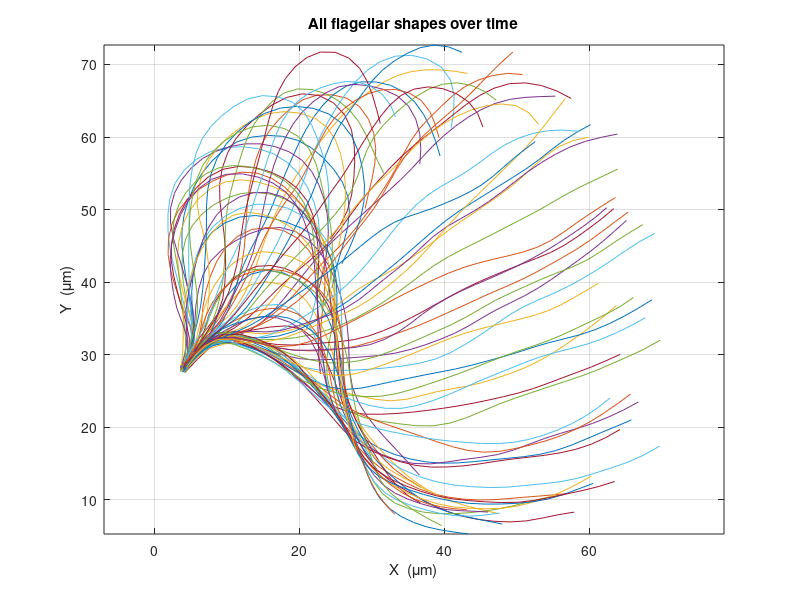
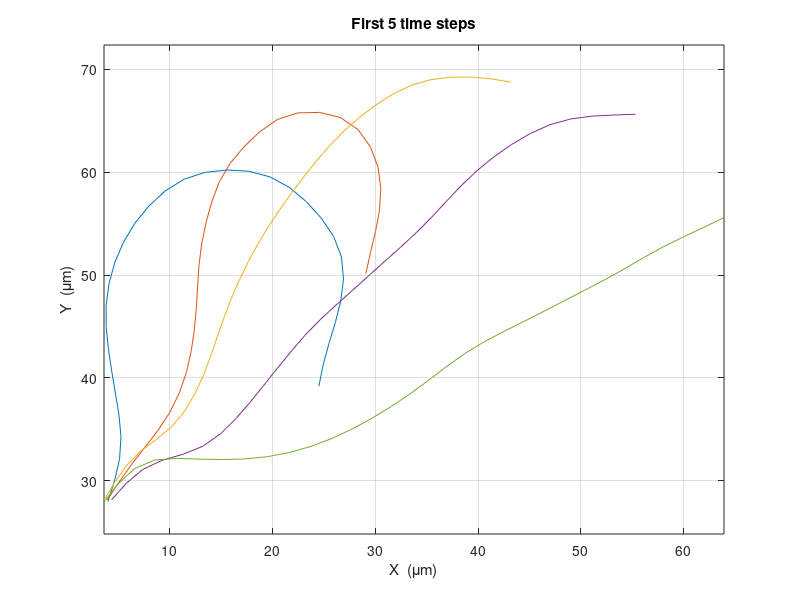
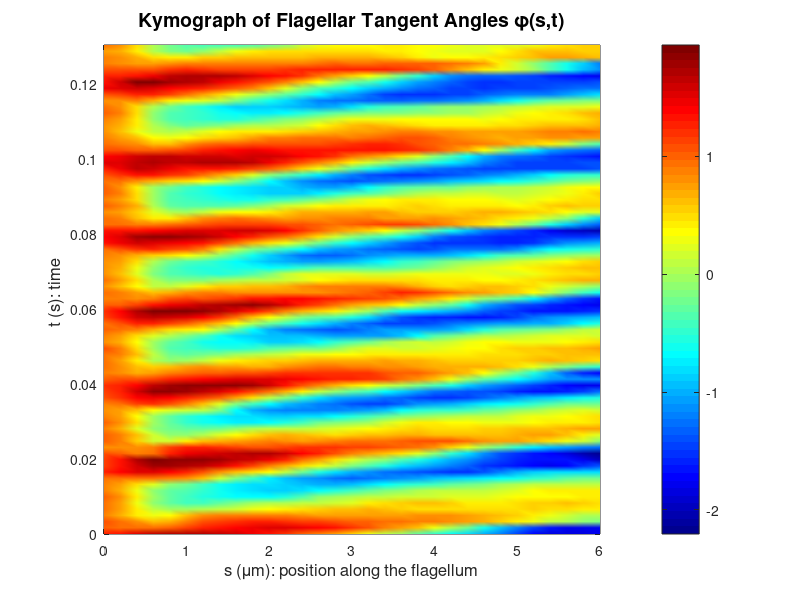
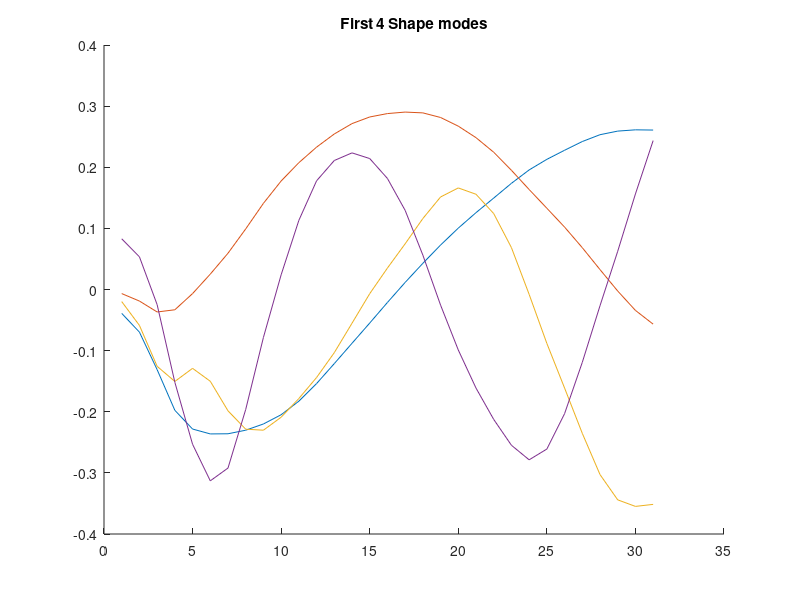

MATLAB code to generate these figures, in order:
%% Part 1

clear; clc; close all;
load('fluidE.mat');

[m,n] = size(XX);
% m = Number of points along the flagellum we tracked.
% n = number of frames(time steps) recorded

disp('Data:');
disp(['Number of spatial points: ', num2str(m)]);
disp(['Number of time points: ', num2str(n)]);
disp(['Space scale (\mum): ', num2str(space_scale)]);
disp(['Time scale (seconds): ', num2str(time_scale)]);

%All time steps.
figure; clf;
for i = 1:n
    plot(XX(:,i), YY(:,i));
    hold on;
end
hold off;
axis equal;
grid on;
xlabel('X  (\mum)');
ylabel('Y  (\mum)');
title('All flagellar shapes over time');

% Plot first few time steps
figure; clf;
for i = 1:5
    plot(XX(:,i), YY(:,i));
    hold on;
end
hold off;
axis equal;  % Make sure  x and y scales match, So that flagellar curvature isn't distored.
grid on;
xlabel('X  (\mum)');
ylabel('Y  (\mum)');
title('First 5 time steps');

%% Part 2

phi = zeros(m-1, n); 
for i = 1:80 
    dx = diff(XX(:,i));  % [x2-x1, ..., x32-x31] at time i
    dy = diff(YY(:,i));
    phi(:,i) = atan2(dy, dx);  % Store column i
end

%unwrap angles.
phi_unwrapped = zeros(size(phi)); 
for i = 1:80
    phi_unwrapped(:,i) = unwrap(phi(:,i));
end

%Physical axes
delta_s = space_scale; % Distance between two adjacent points
delta_t = time_scale;  % Time between frames

% s = [0*space_scale, 1*space_scale, 2*space_scale, ...]
s = (0:size(phi_unwrapped,1)-1)' * delta_s; % Position where phi is defined.
t = (0:n-1)' * delta_t; % When phi is calculated       

disp('Unwrapped tangent-angle matrix φ (rows = s_j, cols = t_i):');
disp(phi_unwrapped);

figure; clf;
pcolor(s, t, phi_unwrapped');
shading interp;
colormap(jet);
colorbar;
xlabel('s (\mum): position along the flagellum', 'FontSize', 12);
ylabel('t (s): time ', 'FontSize', 12);
title('Kymograph of Flagellar Tangent Angles \phi(s,t)', 'FontSize', 14);
axis tight;
grid off;

%% Part 3:
phi_mean = mean(phi_unwrapped, 2);
demean_phi = phi_unwrapped - phi_mean;
[U,S,V] = svd(demean_phi, 'econ');

figure; clf; hold on;
for k = 1:4
    plot(U(:,k))
end
title('First 4 Shape modes');
hold off;

figure; clf; hold on;
for k = 1:4
    plot(V(:,k))
end
title('First 4 Temporal Modes');
hold off;

s = diag(S);
figure;
plot(cumsum(s.^2)./sum(s.^2), 'bo', 'MarkerFaceColor','b','MarkerSize',6)
xlabel("kth Singular Value");  
ylabel("% Information Retained"); 
title("Strength of Singular Values")

%% Part 4: 

V_1 = S(1,1) * V(:,1);
V_2 = S(2,2) * V(:,2);
figure;
plot(V_1, V_2, '.','MarkerFacecolor','r','Markersize', 10);
hold on;
hold off;
xlabel('V_1');
ylabel('V_2 ');
title('V_1 vs V_2');
axis equal;
grid on;
hold on;

theta = unwrap(atan2(V_2, V_1));
LstSqr_1 = [cos(theta) sin(theta)];
Soln = (LstSqr_1' * LstSqr_1)\ (LstSqr_1' * V_1);
A_1 = Soln(1,1);
B_1 = Soln(2,1);
LstSqr_2 = [cos(theta) sin(theta)];
Soln_2 = (LstSqr_2' * LstSqr_2) \ (LstSqr_2' * V_2);
A_2 = Soln_2(1,1);
B_2 = Soln_2(2,1);
V_1_fit = A_1 * cos(theta) + B_1 * sin(theta);
V_2_fit = A_2 * cos(theta) + B_2 * sin(theta);
plot(V_1_fit, V_2_fit, 'g-', 'LineWidth', 2);
legend('Original Data','Least Squares Approximation')
hold off;


%% Part 5:
phi_recon = zeros(size(phi_unwrapped));
for i = 1:size(phi_unwrapped, 2)
    phi_recon(:,i) = phi_mean + V_1_fit(i) * U(:,1) + V_2_fit(i) * U(:,2);
end

X_recon = zeros(m, n);
Y_recon = zeros(m, n);
figure;
for i = 1:10
    % Original positions
    x_og = zeros(m, 1);
    y_og = zeros(m, 1);
    for j = 2:m
        x_og(j) = x_og(j-1) + space_scale * cos(phi_unwrapped(j-1, i));
        y_og(j) = y_og(j-1) + space_scale * sin(phi_unwrapped(j-1, i));
    end
    
    % Reconstructed positions
    x_recon = zeros(m, 1);
    y_recon = zeros(m, 1);
    for j = 2:m
        x_recon(j) = x_recon(j-1) + space_scale * cos(phi_recon(j-1, i));
        y_recon(j) = y_recon(j-1) + space_scale * sin(phi_recon(j-1, i));
    end
    
    plot(x_og, y_og, 'b-');
    hold on;
    plot(x_recon, y_recon, 'r--');
end
hold off;
xlabel('X');
ylabel('Y');
title('Original vs Reconstructed Shapes');
legend('Original', 'Reconstructed');
axis equal;
grid on;
